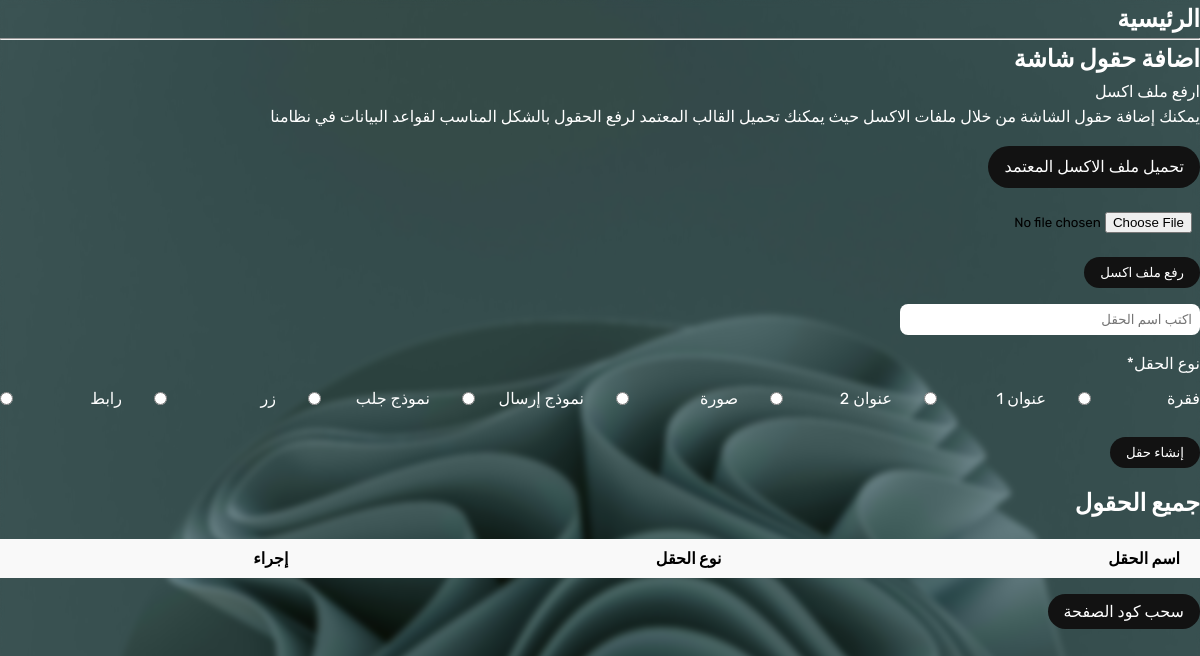
Before: /v3/page/3/ with the older database file.
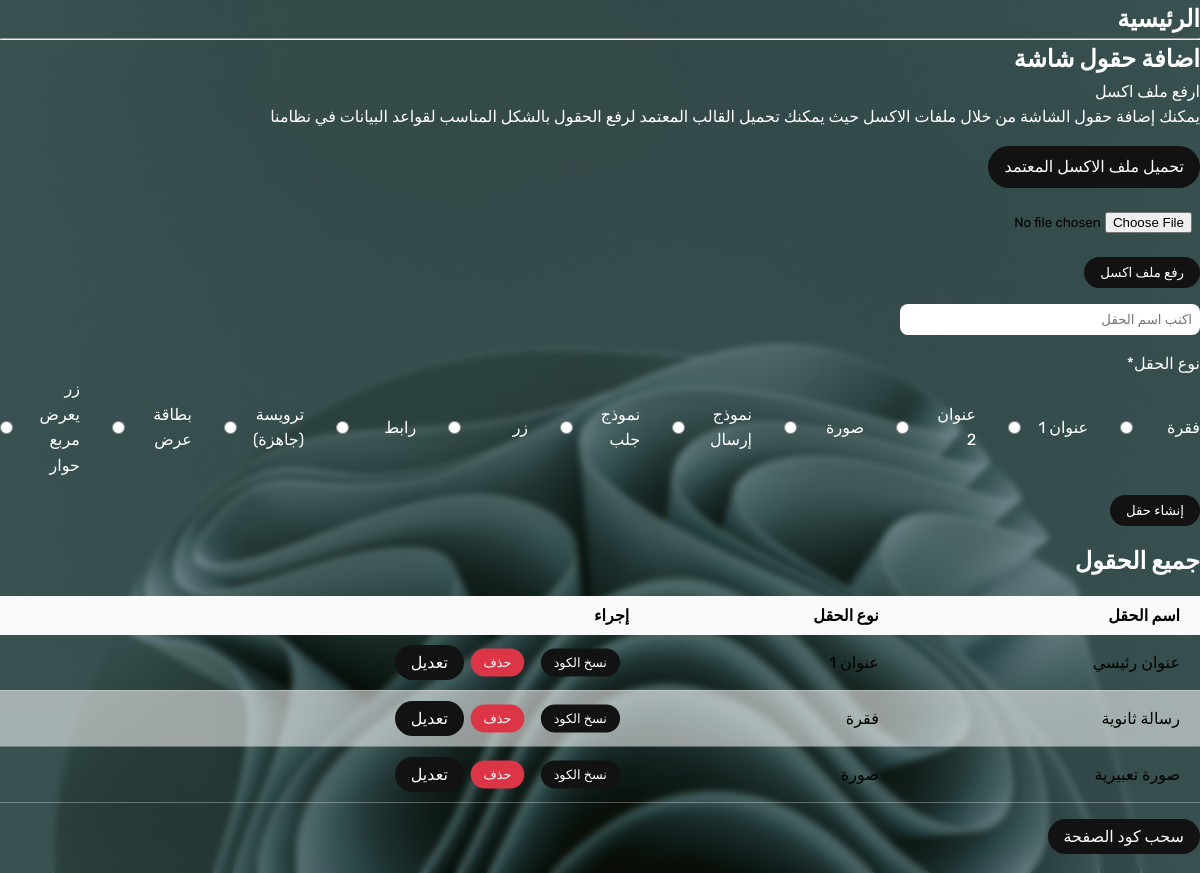
After: the same page with the newer database file.
### v3/models.py (models this page shows, shortened)
class Page(models.Model):
    website = models.ForeignKey('Website', related_name='pages', on_delete=models.CASCADE)
    name = models.CharField(max_length=200 )
    def __str__(self):
        return self.name
    class Meta:
        db_table = ''
        managed = True
        verbose_name = 'Page'
        verbose_name_plural = 'Pages'

class ScreenFieldType(models.Model):
    name = models.CharField(max_length=200, unique=True)
    display_name = models.CharField(max_length=200)
    cmd = models.TextField()
    def __str__(self):
        return self.name
    class Meta:
        db_table = ''
        managed = True
        verbose_name = 'ScreenFieldType'
        verbose_name_plural = 'ScreenFieldTypes'

class ScreenField(models.Model):
    page = models.ForeignKey('Page', related_name='s_fields', on_delete=models.CASCADE)
    sf_type = models.ForeignKey(ScreenFieldType, on_delete=models.CASCADE)
    name = models.CharField(max_length=200)
    color = models.CharField(verbose_name="اللون", max_length=30, blank=True, null=True)
    width = models.CharField(verbose_name="العرض (بكسل)", max_length=5, blank=True, null=True)
    height = models.CharField(verbose_name="الارتفاع (بكسل)" , max_length=5, blank=True, null=True)
    bg_color = models.CharField(verbose_name="لون الخلفية", max_length=30, blank=True, null=True)
    bg_url = models.CharField(verbose_name="مسار (رابط ) الخلفية", max_length=255, blank=True, null=True)
    font_size = models.CharField(max_length=3, verbose_name="حجم الخط (بكسل)", blank=True, null=True)
    font_family = models.CharField(max_length=100, verbose_name="عائلة الخط (اسم الخط)", blank=True, null=True)
    font_weight = models.IntegerField(default=100, verbose_name="وزن الخط (من ١٠٠ إلى ٩٠٠)", blank=True, null=True)
    padding = models.CharField(max_length=5, verbose_name="الهوامش الداخلية (بكسل)", blank=True, null=True)
    margin = models.CharField(max_length=5, verbose_name="الهوامش الخارجية (بكسل)", blank=True, null=True)
    cmd = models.TextField(verbose_name="الأمر البرمجي", null=True, blank=True)

### v3/views.py (the view, shortened to what this page needs)
# urls.py: path("page/<int:id>/", page_details, name='page-details'),
def page_details(request, id):
    page = get_object_or_404(Page, id=id)
    sf_types = ScreenFieldType.objects.all()
    context = {
        'page': page,
        'sf_types': sf_types,
    }
    return render(request, 'v3/page-details.html', context)

### v3/models.py (called while the page is built)
    def __str__(self):
        return self.name

### v3/templates/v3/page-details.html (shortened to what this page needs)
{% extends 'base.html' %} {% load static %}  {% block stylesheets %}
<link rel="stylesheet" href="{% static 'css/old-main.css' %}" />
{% endblock stylesheets %} {% block content %}
<section>
  <div class="container">
    <div class="section__heading">
      <h1>{{page}}</h1>
      <hr />
      <h1>اضافة حقول شاشة</h1>
      <form
        method="post"
        enctype="multipart/form-data"
        action="{% url 'v3:upload-from-excel' page.id %}"
      >
        <label for="file-input">ارفع ملف اكسل</label>
        <p>
          يمكنك إضافة حقول الشاشة من خلال ملفات الاكسل حيث يمكنك تحميل القالب
          المعتمد لرفع الحقول بالشكل المناسب لقواعد البيانات في نظامنا
        </p>
        <a href="{% url 'v3:download-template' %}" class="btn btn-solid-dark"
          >تحميل ملف الاكسل المعتمد</a
        >
        <input
          type="file"
          name="file-input"
          id="file-input"
          accept=".xlsx"
          required
        />
        <button type="submit" class="btn btn-solid-dark">رفع ملف اكسل</button>
      </form>
      <form action="" method="post">
        <div class="field">
          <input
            type="text"
            placeholder="اكتب اسم الحقل"
            required
            name="field-name-input"
          />
        </div>
        <div class="field">
          <p>نوع الحقل*</p>
          <div class="field_types__wrapper">
            {% for type in sf_types %}
            <div class="field_type">
              <label>{{type.display_name}}</label>
              <input
                type="radio"
                name="sf_type-input"
                value="{{type.name}}"
                id=""
                required
              />
            </div>
            {% endfor %}
          </div>
        </div>
        <button class="btn btn-solid-dark" type="submit">إنشاء حقل</button>
      </form>
    </div>
  </div>
</section>
<section>
  <div class="container">
    <div class="section__heading">
      <h1>جميع الحقول</h1>
    </div>
    <div class="section__content">
      <table>
        <thead>
          <tr>
            <th>اسم الحقل</th>
            <th>نوع الحقل</th>
            <th>إجراء</th>
          </tr>
        </thead>
        <tbody>
          {% for field in page.s_fields.all %}
          <tr>
            <td>{{field.name}}</td>
            <td>{{field.sf_type.display_name}}</td>
            <td style="display: flex; flex-wrap: wrap">
              <a
                class="btn btn-solid-dark btn-sm"
                style="margin-top: 0"
                data-cmd="{{field.sf_type.cmd}}"
                >نسخ الكود</a
              >
              <a
                href="{% url 'v3:del-screen-field' field.id %}"
                class="btn btn-solid-danger btn-sm"
                style="margin-top: 0"
                >حذف</a
              >
              <a data-id="{{field.id}}" class="btn btn-solid-dark btn-edit-field" style="margin-top: 0"
                >تعديل</a
              >
            </td>
          </tr>
          {% endfor %}
        </tbody>
      </table>
    </div>
  </div>
</section>
<section>
  <div class="container">
    <a href="{% url 'v3:export-code' page.id %}" class="btn btn-solid-dark"
      >سحب كود الصفحة</a
    >
  </div>
</section>
<br>
{% endblock content %}

### templates/base.html (shortened to what this page needs)
{% load static %}
<!DOCTYPE html>
<html lang="ar" dir="rtl">
<head>
    <link rel="stylesheet" href="https://cdnjs.cloudflare.com/ajax/libs/font-awesome/6.5.2/css/all.min.css" />
    <link rel="stylesheet" href="{% static 'css/main.css' %}">
    {% block stylesheets %}{% endblock stylesheets %}
</head>
<body>
    {% block content %}{% endblock content %}
</body>
</html>

### project/static/css/main.css (style rules this page uses)
* { padding: 0; margin:0; box-sizing: border-box; font-family: "Rubik"; }
a { color: #000; text-decoration: none; }
.container { margin: 0 auto; }
body { overflow-x: hidden; background-color: #fef0e5; margin-bottom: 1rem; }
section .section__heading { line-height: 1.6; margin-bottom: 1rem }
.btn { display: block; width: fit-content; padding: .5rem 1rem; border-radius: 2rem; margin-top: 1rem; outline: none; border: none; cursor: pointer; }
.btn-solid-danger { background: #dc3545; color: #ffffff; }
.btn-solid-dark { background: #121212; color: #fef0e5; }
input { display: block; }
.btn-sm { transform: scale(0.8); }
@media (min-width: 1200px) { .container { width: 1100px; } }

### project/static/css/old-main.css (style rules this page uses)
* { padding: 0; margin: 0; box-sizing: border-box; }
body { background-size: cover; background-repeat: no-repeat; background-position: center center; min-height: 100vh; backdrop-filter: blur(3px); margin-bottom: 0 !important; }
h1, p { color: white; }
.btn { margin-top: 1rem; border-radius: 3rem; }
input ,select { width: 300px; max-width: 100%; }
input { padding: .2rem .4rem ; border-radius: 1rem; outline: none; border: none; }
.btn-solid-dark { background: #121212; color: white; }
.container { margin: 0 auto; }
@media (min-width: 1200px) { .container { width: 1200px; } }

Changed rows visible on the page:
added ScreenFieldType: display_name "ترويسة (جاهزة)"
added ScreenFieldType: display_name "بطاقة عرض"
added ScreenFieldType: display_name "زر يعرض مربع حوار"
added ScreenField: name "عنوان رئيسي", sf_type.display_name "عنوان 1"
added ScreenField: name "رسالة ثانوية", sf_type.display_name "فقرة"
added ScreenField: name "صورة تعبيرية", sf_type.display_name "صورة"
